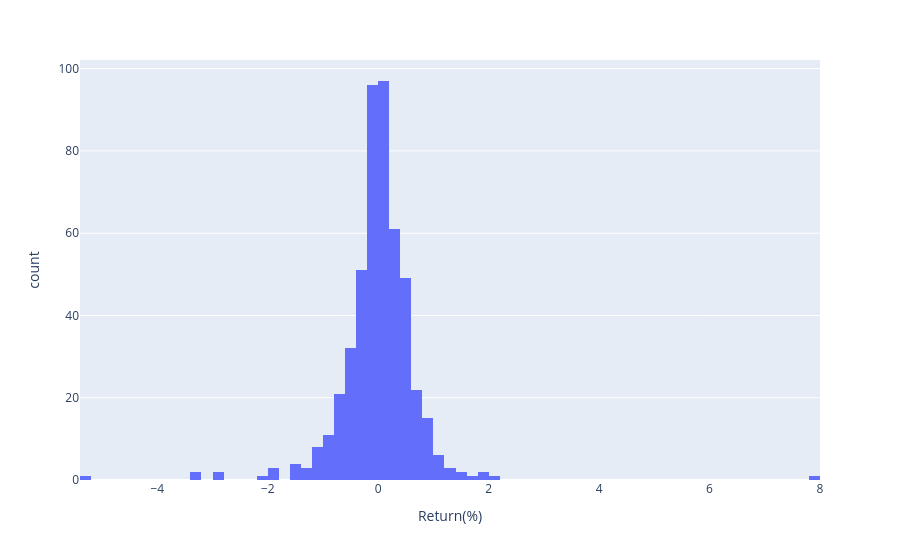

This figure's notebook cell:
### Markdown cell above
### Plot Realized Terminal Distribution

### Code cell
# plot the terminal distribution with plotly
df_trade['Return(%)'] = 100*(np.log(df_trade['Close_At_Expiry']/df_trade['Close']))
fig = px.histogram(df_trade, x='Return(%)', nbins=100)
fig.show()

### Figure 1 — Plotly figure (JSON) as saved in the notebook; plotly's stock layout.template omitted (floating-point values rounded to 4 significant figures; data arrays with more than 128 entries replaced by an {"elided": "..."} marker saying what was removed)
{"data": [{"bingroup": "x", "hovertemplate": "Return(%)=%{x}<br>count=%{y}<extra></extra>", "legendgroup": "", "marker": {"color": "#636efa", "pattern": {"shape": ""}}, "name": "", "nbinsx": 100, "orientation": "v", "showlegend": false, "type": "histogram", "x": {"elided": "495 float values"}, "xaxis": "x", "yaxis": "y"}], "layout": {"barmode": "relative", "legend": {"tracegroupgap": 0}, "margin": {"t": 60}, "xaxis": {"anchor": "y", "domain": [0, 1], "title": {"text": "Return(%)"}}, "yaxis": {"anchor": "x", "domain": [0, 1], "title": {"text": "count"}}}}
